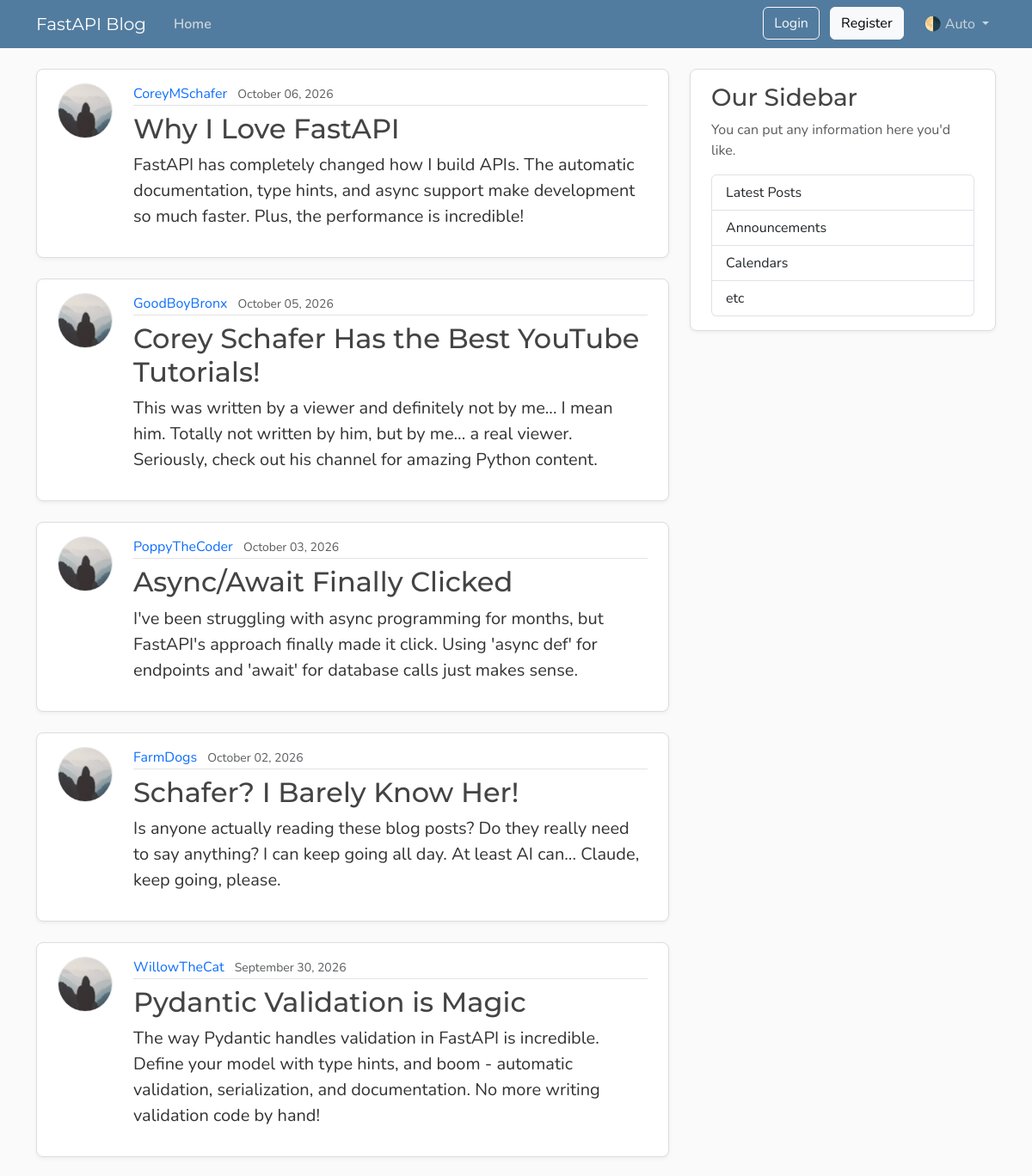
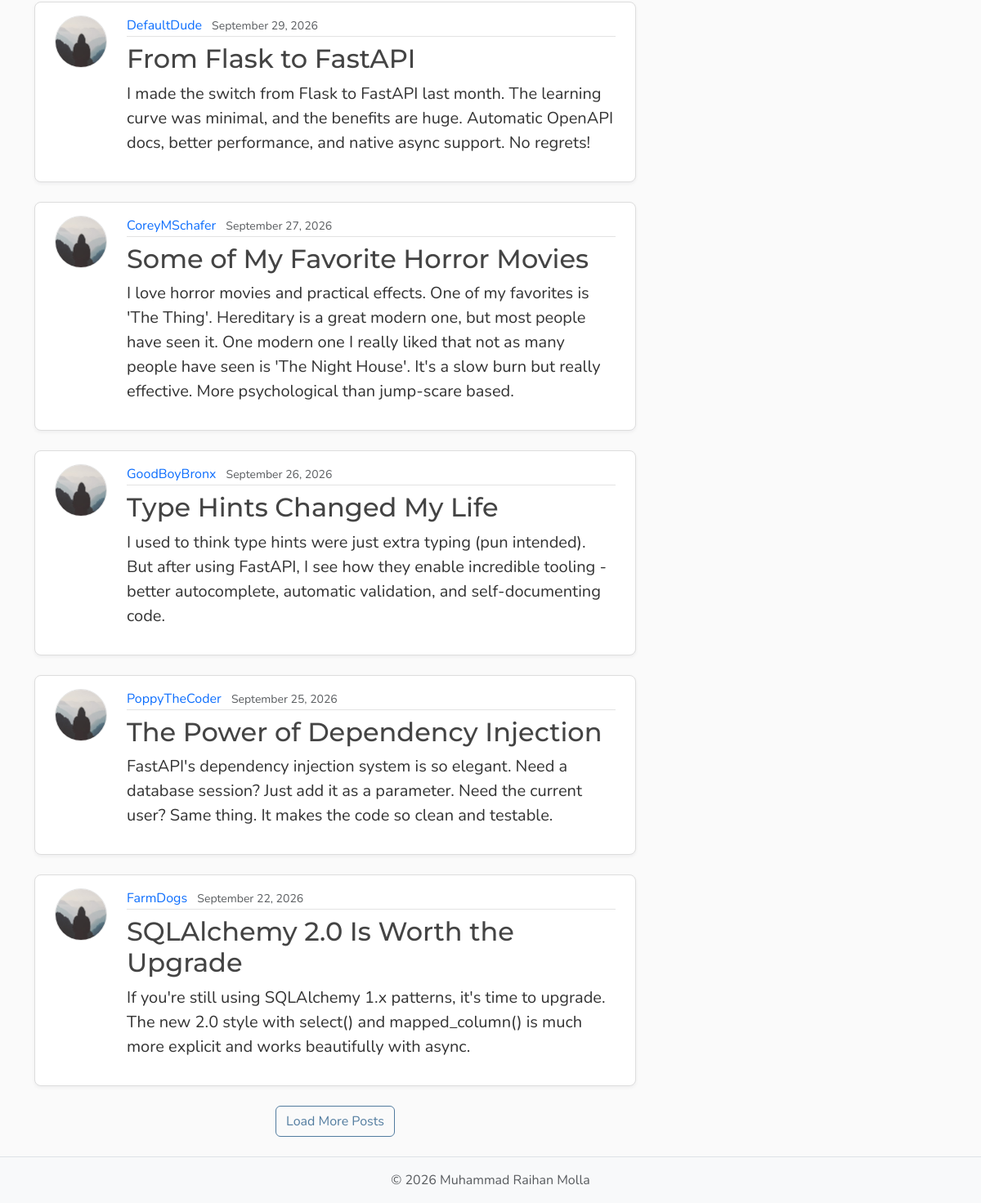
Page /posts on the earlier database version (2 pictures, top to bottom).
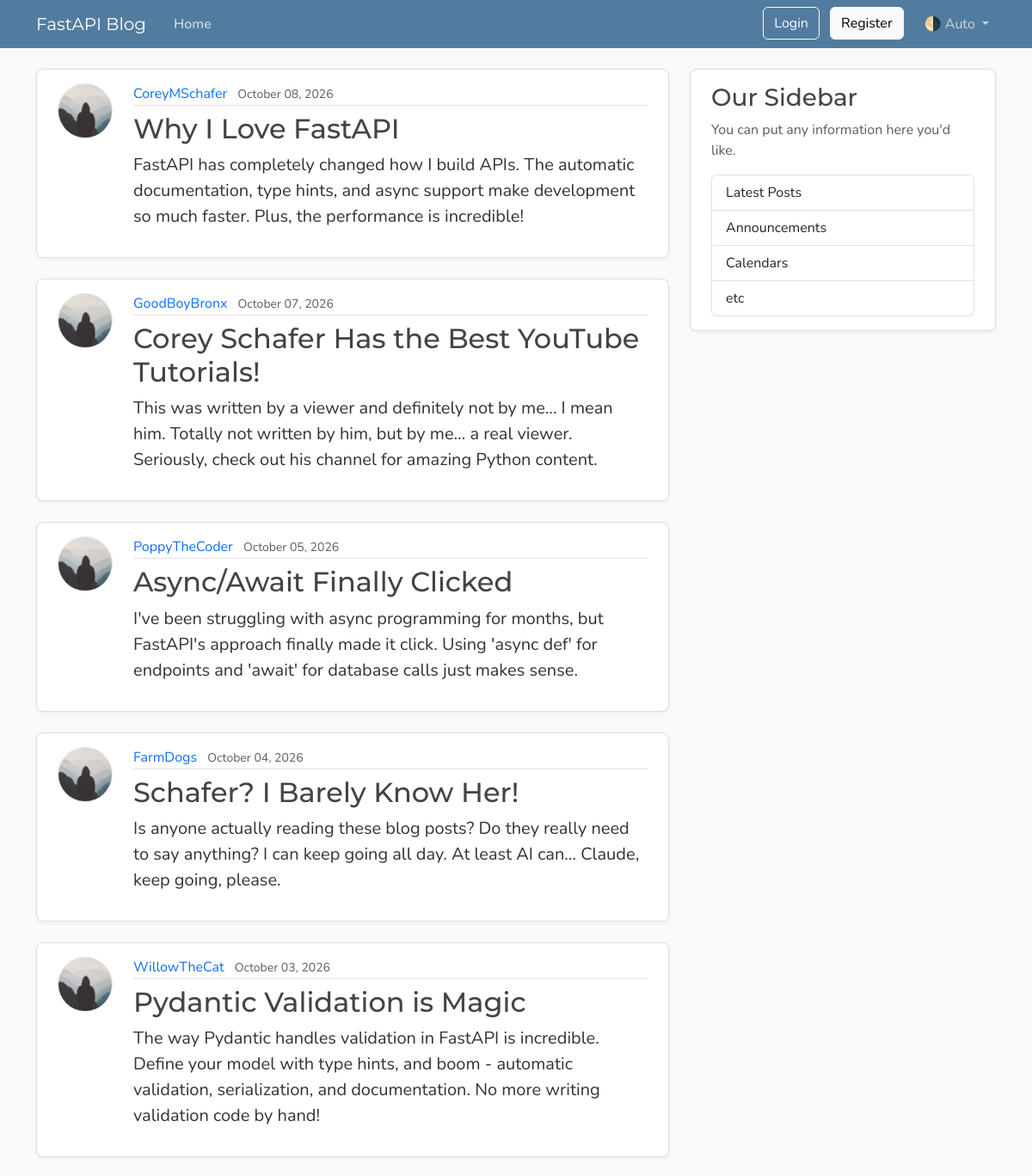
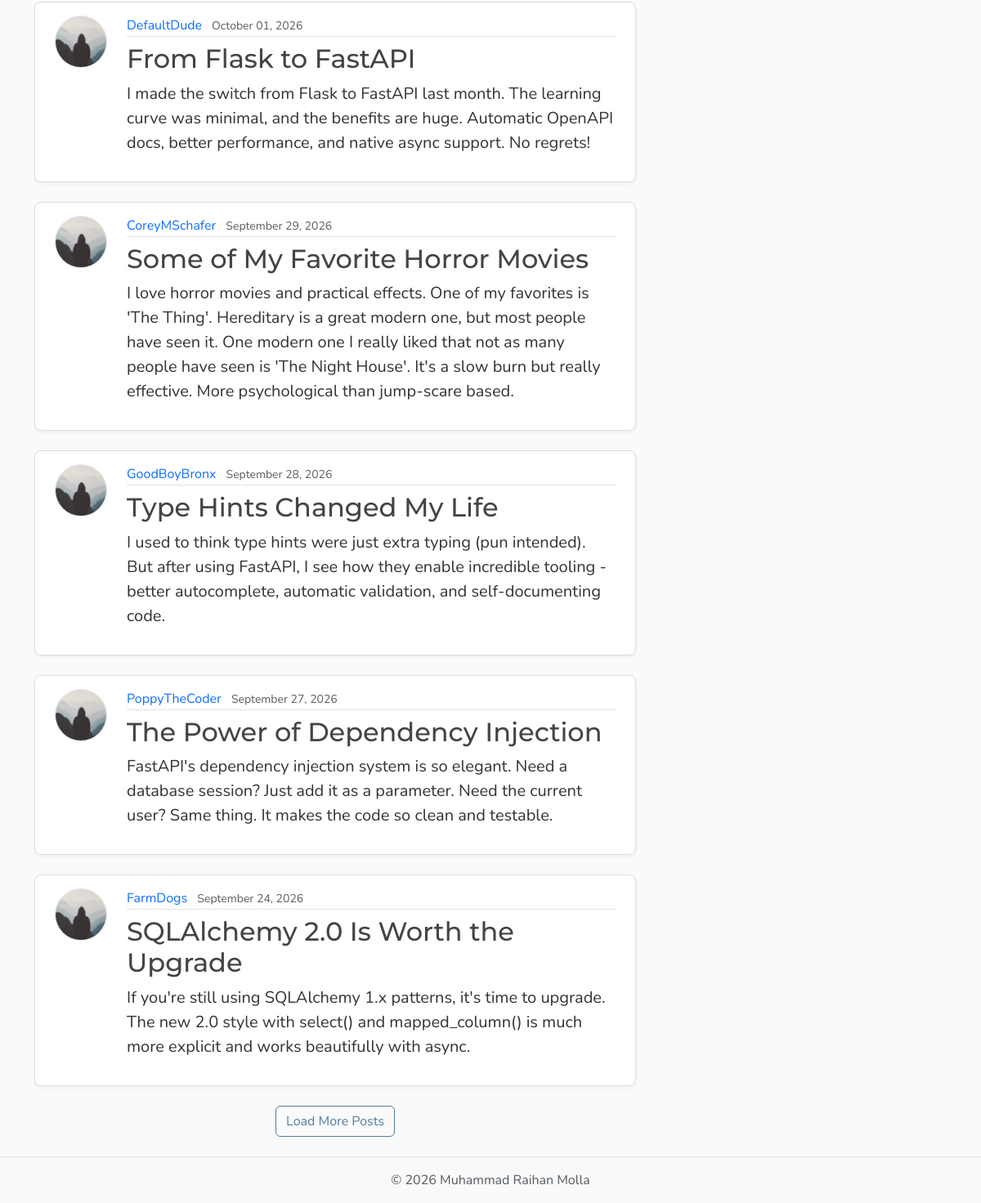
Same page on the later database version (2 pictures, top to bottom).
### models.py (models this page shows, shortened)
class Post(Base):
    __tablename__ = "posts"
    id: Mapped[int] = mapped_column(Integer, primary_key=True, index=True)
    title: Mapped[str] = mapped_column(String(100), nullable=False)
    content: Mapped[str] = mapped_column(Text, nullable=False)
    date_posted: Mapped[datetime] = mapped_column(
        DateTime,
        nullable=False,
        default=lambda: datetime.now(UTC),
    )
    user_id: Mapped[int] = mapped_column(
        Integer,
        ForeignKey("users.id"),
        nullable=False,
    )
    author: Mapped[User] = relationship(back_populates="posts")

class User(Base):
    __tablename__ = "users"
    id: Mapped[int] = mapped_column(Integer, primary_key=True, index=True)
    username: Mapped[str] = mapped_column(String(50), unique=True, nullable=False)
    email: Mapped[str] = mapped_column(String(120), unique=True, nullable=False)
    password_hash: Mapped[str] = mapped_column(String(255), nullable=False)
    image_file: Mapped[str | None] = mapped_column(
        String(200),
        nullable=True,
        default=None,
    )
    posts: Mapped[list[Post]] = relationship(
        back_populates="author",
        cascade="all, delete-orphan",
        )
    reset_tokens: Mapped[list[PasswordResetToken]] = relationship(
        back_populates="user",
        cascade="all, delete-orphan",
    )

### main.py (the view)
@app.get("/", include_in_schema=False, name="home")
@app.get("/posts", include_in_schema=False, name="posts")
async def home(request: Request, db: Annotated[AsyncSession, Depends(get_db)]):
    count_result = await db.execute(select(func.count()).select_from(models.Post))
    total = count_result.scalar() or 0
    result = await db.execute(
        select(models.Post)
        .options(selectinload(models.Post.author))
        .order_by(models.Post.date_posted.desc())
        .limit(settings.posts_per_page),
    )
    posts = result.scalars().all()
    has_more = len(posts) < total
    return templates.TemplateResponse(
        request,
        "home.html",
        {
            "posts": posts,
            "title": "Home",
            "limit": settings.posts_per_page,
            "has_more": has_more,
        },
    )

### templates/home.html (shortened to what this page needs)
{% extends "layout.html" %}
{% block content %}
<div id="postsContainer">
    {% for post in posts %}
    <article class="content-section py-3 px-4 mb-4">
        <div class="d-flex align-items-start gap-4">
            <img class="rounded-circle article-img flex-shrink-0"
                src="{{ post.author.image_path if post.author.image_path is defined else url_for('static', path='profile_pics/default.jpg') }}"
                alt="{{ post.author.username if post.author.username is defined else post.author }}'s profile picture"
                width="64" height="64" loading="lazy">
            <div class="flex-grow-1">
                <div class="article-metadata mb-2">
                    <a class="me-2"
                        href="{{ url_for('user_posts', user_id=post.author.id) if post.author.id is defined else '#' }}">{{
                        post.author.username if post.author.username is defined else post.author }}</a>
                    <small class="text-body-secondary">{{ post.date_posted.strftime("%B %d, %Y") if
                        post.date_posted.strftime is defined else post.date_posted }}</small>
                </div>
                <h2>
                    <a class="article-title" href="{{ url_for('post_page', post_id=post.id) }}">{{ post.title }}</a>
                </h2>
                <p class="article-content">{{ post.content }}</p>
            </div>
        </div>
    </article>
    {% else %}
    <p class="text-body-secondary">No posts yet.</p>
    {% endfor %}
</div>
{% if has_more %}
<div class="text-center mb-4">
    <button type="button" class="btn btn-outline-primary" id="loadMoreBtn">Load More Posts</button>
</div>
{% endif %}
{% endblock content %}

### templates/layout.html (shortened to what this page needs)
<!DOCTYPE html>
<html lang="en">
<head>
    <link href="https://cdn.jsdelivr.net/npm/bootstrap@5.3.8/dist/css/bootstrap.min.css" rel="stylesheet"
>
    <link rel="stylesheet" type="text/css" href="{{ url_for('static', path='css/main.css') }}">
</head>
<body class="d-flex flex-column min-vh-100">
    <header class="site-header">
        <nav class="navbar navbar-expand-md bg-steel fixed-top" data-bs-theme="dark">
            <div class="container">
                <a class="navbar-brand me-4" href="{{ url_for('home') }}">FastAPI Blog</a>
                <div class="collapse navbar-collapse" id="navbarToggle">
                    <div class="navbar-nav me-auto">
                        <a class="nav-link active" aria-current="page" href="{{ url_for('home') }}">Home</a>
                    </div>
                    <div class="navbar-nav">
                        <div id="loggedOutNav">
                            <a class="btn btn-outline-light mb-2 mb-md-0 me-md-2"
                                href="{{ url_for('login_page') }}">Login</a>
                            <a class="btn btn-light mb-2 mb-md-0 me-md-3"
                                href="{{ url_for('register_page') }}">Register</a>
                        </div>
                        <div class="nav-item dropdown">
                            <a class="nav-link dropdown-toggle" href="#" role="button" id="bd-theme"
                                data-bs-toggle="dropdown" aria-expanded="false">
                                <span id="bd-theme-text">🌗 Auto</span>
                            </a>
                        </div>
                    </div>
                </div>
            </div>
        </nav>
    </header>
    <main role="main" class="container">
        <div class="row">
            <div class="col-md-8">
                {% block content %}
                {% endblock content %}
            </div>
            <aside class="col-md-4">
                <div class="content-section py-3 px-4 mb-4">
                    <h3>Our Sidebar</h3>
                    <p class="text-body-secondary">You can put any information here you'd like.</p>
                    <ul class="list-group">
                        <li class="list-group-item">Latest Posts</li>
                        <li class="list-group-item">Announcements</li>
                        <li class="list-group-item">Calendars</li>
                        <li class="list-group-item">etc</li>
                    </ul>
                </div>
            </aside>
        </div>
    </main>
    <footer class="mt-auto py-3 bg-body-tertiary border-top">
        <div class="container text-center">
            <p class="text-body-secondary mb-0">
                © <span id="year"></span> Muhammad Raihan Molla
            </p>
        </div>
    </footer>
</body>
</html>

### static/css/main.css (style rules this page uses)
:root { --font-heading: "Montserrat", system-ui, -apple-system, BlinkMacSystemFont, sans-serif; --font-body: "Nunito", system-ui, -apple-system, BlinkMacSystemFont, sans-serif; --color-bg-body: #fafafa; --color-bg-content: #ffffff; --color-text-primary: #333333; --color-text-heading: #444444; --color-steel: #527c9f; --color-nav-link: #cbd5db; --color-nav-link-hover: #ffffff; --color-link-hover: #428bca; --color-border: #dddddd; --color-border-light: #e3e3e3; --spacing-xl: 5rem; --article-img-size: 4rem; --account-img-size: 7.813rem; }
body { font-family: var(--font-body); background: var(--color-bg-body); color: var(--color-text-primary); }
main { padding-top: var(--spacing-xl); }
h1, h2, h3, h4, h5, h6 { font-family: var(--font-heading); color: var(--color-text-heading); }
.navbar-brand { font-family: var(--font-heading); }
a { text-decoration: none; }
.bg-steel { background-color: var(--color-steel); }
.site-header .navbar-nav .nav-link { color: var(--color-nav-link); transition: color 0.2s ease-in-out; }
.site-header .navbar-nav .nav-link.active { font-weight: 600; }
.content-section { background: var(--color-bg-content); border: 1px solid var(--color-border); border-radius: 0.5rem; box-shadow: 0 2px 4px rgba(15, 23, 42, 0.05); transition: box-shadow 0.15s ease, transform 0.15s ease, border-color 0.15s ease; }
.article-title { color: var(--color-text-heading); transition: color 0.2s ease-in-out; }
.article-content { white-space: pre-line; font-size: 1.25rem; }
.article-img { height: var(--article-img-size); width: var(--article-img-size); flex-shrink: 0; object-fit: cover; border: 1px solid var(--color-border-light); box-shadow: 0 0 0 2px var(--color-bg-content); }
.article-metadata { padding-bottom: 0.063rem; border-bottom: 1px solid var(--color-border-light); }
.article-metadata a { transition: color 0.2s ease-in-out; }
.btn-outline-primary { --bs-btn-color: #527c9f; --bs-btn-border-color: #527c9f; --bs-btn-hover-color: #fff; --bs-btn-hover-bg: #466a87; --bs-btn-hover-border-color: #3f6179; --bs-btn-active-color: #fff; --bs-btn-active-bg: #3f6179; --bs-btn-active-border-color: #3a5b72; }
[data-bs-theme="dark"] { --color-bg-body: #1a1a1a; --color-bg-content: #2d2d2d; --color-text-primary: #e0e0e0; --color-text-heading: #f0f0f0; --color-border: #404040; --color-border-light: #4a4a4a; }

Differences in the rows shown:
changed Post "Why I Love FastAPI": date_posted "October 06, 2026" → "October 08, 2026"
changed Post "Corey Schafer Has the Best YouTube Tutorials!": date_posted "October 05, 2026" → "October 07, 2026"
changed Post "Async/Await Finally Clicked": date_posted "October 03, 2026" → "October 05, 2026"
changed Post "Schafer? I Barely Know Her!": date_posted "October 02, 2026" → "October 04, 2026"
changed Post "Pydantic Validation is Magic": date_posted "September 30, 2026" → "October 03, 2026"
changed Post "From Flask to FastAPI": date_posted "September 29, 2026" → "October 01, 2026"
changed Post "Some of My Favorite Horror Movies": date_posted "September 27, 2026" → "September 29, 2026"
changed Post "Type Hints Changed My Life": date_posted "September 26, 2026" → "September 28, 2026"
changed Post "The Power of Dependency Injection": date_posted "September 25, 2026" → "September 27, 2026"
changed Post "SQLAlchemy 2.0 Is Worth the Upgrade": date_posted "September 22, 2026" → "September 24, 2026"
